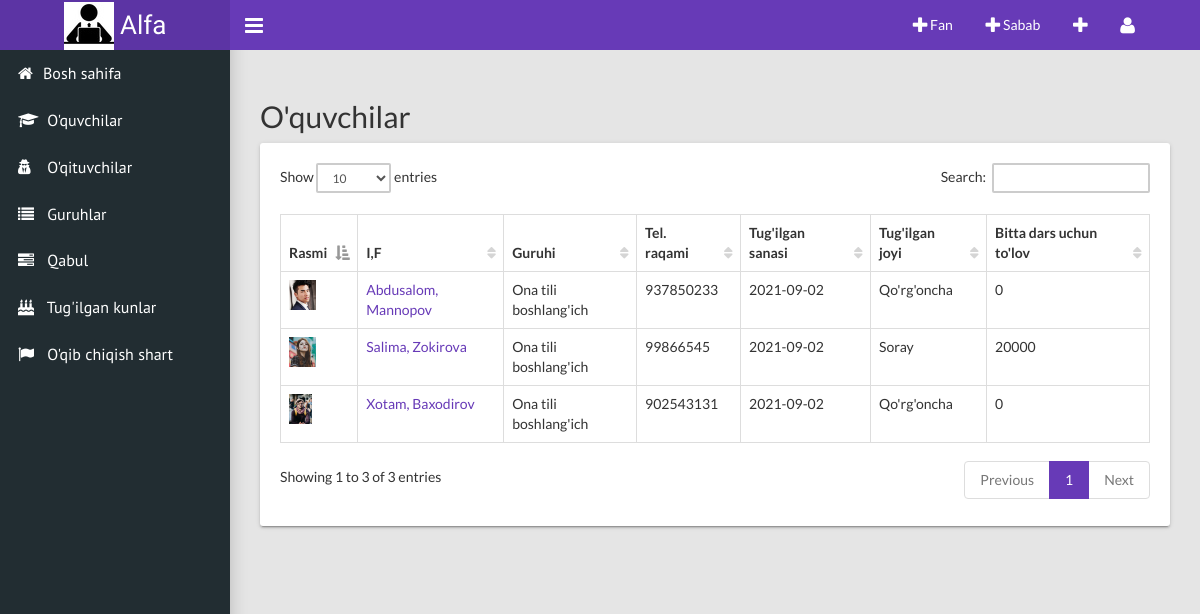
The app's page /students/ (signed in) with its own data.
### main/models.py (models this page shows, shortened)
class Student(models.Model):
    own = models.ForeignKey(User, related_name="students", on_delete=models.CASCADE, blank=True, null=True)
    group = models.ForeignKey(Group, related_name="student", on_delete=models.CASCADE, blank=True, null=True)
    name = models.CharField("Ismi", max_length=150)
    surname = models.CharField("Familiyasi", max_length=150)
    brith = models.CharField("Tug'ulgan sanasi", max_length=50)
    image = models.ImageField("O'quvchi rasmi", upload_to='student_img/', blank=True, null=True)
    password_img = models.ImageField("Pasort rasmi", upload_to='students_passport', blank=True)
    tel_num = models.CharField("Telefon raqami", max_length=50, blank=True)
    place = models.CharField("Yashash manzili", max_length=50)
    price = models.PositiveIntegerField("Chegirma",default=0)
    countsub = models.PositiveIntegerField("Bir oydagi darslar soni",default=0)
    allprice = models.PositiveIntegerField("Jami to'lov",default=0)
    called = models.BooleanField("called/not called",default=False)
    camewith = models.ForeignKey(CameWith, related_name="students", blank=True, on_delete=models.PROTECT)

class Group(models.Model):
    own = models.ForeignKey(User, related_name="own_group", on_delete=models.CASCADE, blank=True, null=True)
    teacher = models.ForeignKey(Teacher, related_name="group", on_delete=models.CASCADE, blank=True)
    name = models.CharField("Guruh nomi", max_length=350)
    subject = models.ForeignKey(Subjects, related_name="teachers_group", on_delete=models.CASCADE, blank=True)
    time = models.CharField("Vaqti", max_length=50)
    kunlari = models.CharField("Hafta kunlari", max_length=350)
    payment = models.PositiveIntegerField("To'lov", default=0)
    days_in_month = models.PositiveIntegerField("Kun soni", default=0)
    active = models.BooleanField("aktiv/aktiv emas", default=False)

### main/views.py (the view)
# urls.py: path("students/", StudentsView.as_view(), name="students"),
class StudentsView(LoginRequiredMixin,View):
    def get(self, request):
        return render(request, 'students.html')

### main/context_pro.py (called while the page is built)
def students(request):
    context = {
        'teachers':Teacher.objects.all(),
        'student':Student.objects.all(),
    }
    return context

### templates/students.html (shortened to what this page needs)
{% extends 'wrapper.html' %}
{% load static %}
{% block content %}
    <div class="content-wrapper">
        <h2 id="nav-tabs">O'quvchilar</h2>
        <div class="row">
            <div class="col-md-12">
            <div class="card">
                <div class="card-body">
                <table class="table table-hover table-bordered" id="sampleTable">
                    <thead>
                    <tr>
                        <th class="desktop">Rasmi</th>
                        <th>I,F</th>
                        <th>Guruhi</th>
                        <th>Tel. raqami</th>
                        <th class="desktop">Tug'ilgan sanasi</th>
                        <th class="desktop">Tug'ilgan joyi</th>
                        <th class="desktop">Bitta dars uchun to'lov</th>
                    </tr>
                    </thead>
                    <tbody>
                    {% for student in request.user.students.all %}
                    {% if student.group.active == True %}
                        <tr>
                            <td class="desktop">
                                {% if student.image %}
                                <img src="{{student.image.url}}" style="max-height: 30px;" alt="">
                                {% endif %}
                            </td>
                            <td><a href="{% url 'main:student' student.pk %}">{{student.name}}, {{student.surname}}</a></td>
                            <td>{{student.group.name}}</td>
                            <td>{{student.tel_num}}</td>
                            <td class="desktop">{{student.brith}}</td>
                            <td class="desktop">{{student.place}}</td>
                            <td class="desktop">{{student.price}}</td>
                        </tr>
                    {% endif %}
                    {% endfor %}
                    </tbody>
                </table>
                </div>
            </div>
            </div>
        </div>
        </div>
    </div>
{% endblock content %}

### records on screen
Student: image (picture), name "Abdusalom", surname "Mannopov", group.name "Ona tili boshlang'ich", tel_num "937850233", brith "2021-09-02", place "Qo'rg'oncha", price "0"
Student: image (picture), name "Salima", surname "Zokirova", group.name "Ona tili boshlang'ich", tel_num "99866545", brith "2021-09-02", place "Soray", price "20000"
Student: image (picture), name "Xotam", surname "Baxodirov", group.name "Ona tili boshlang'ich", tel_num "902543131", brith "2021-09-02", place "Qo'rg'oncha", price "0"
